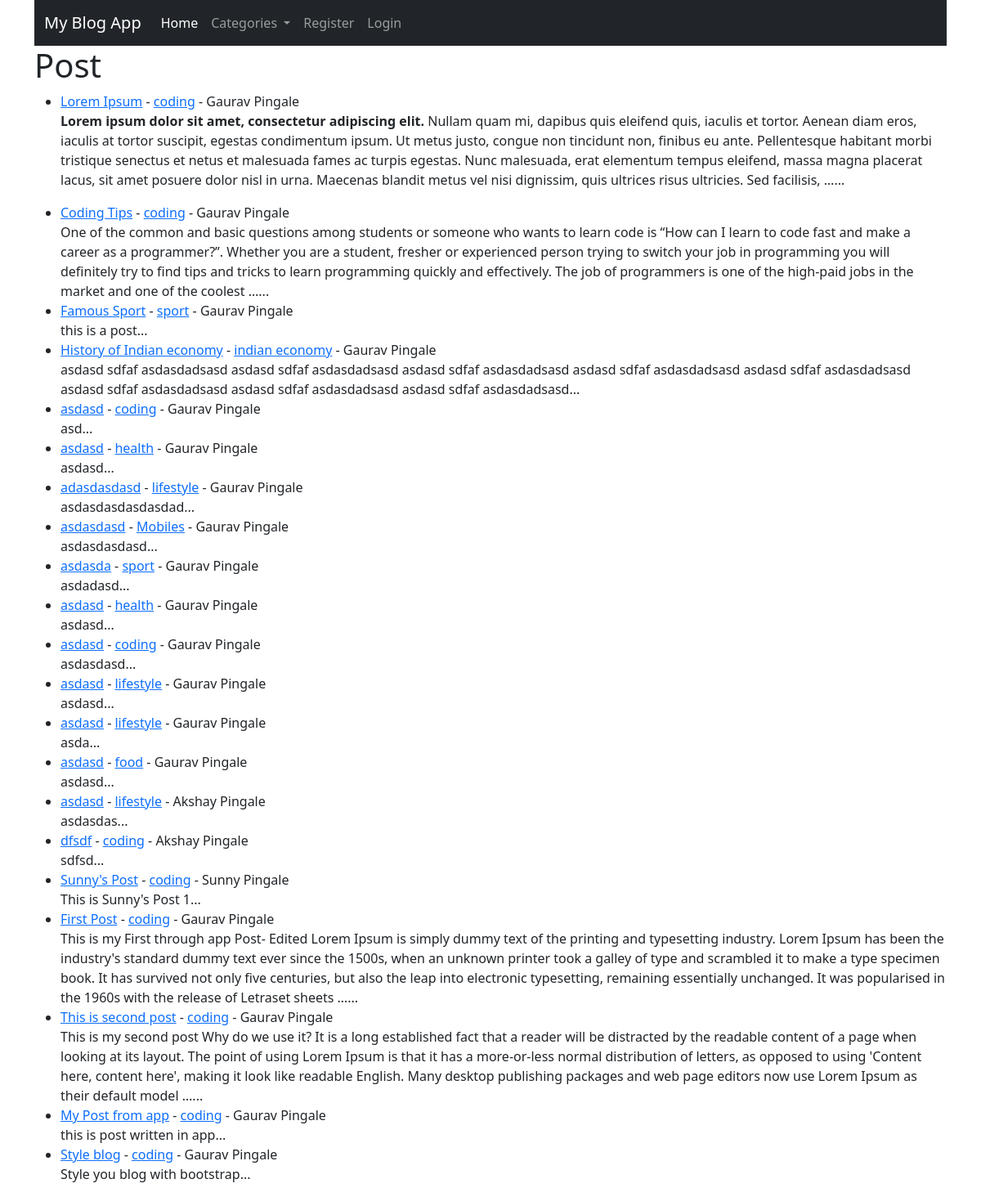
The page / on the database its author committed.
### blogapp/models.py (models this page shows, shortened)
class Post(models.Model):
    title = models.CharField(max_length=255)
    author = models.ForeignKey(User,on_delete=models.CASCADE)
    body = models.TextField()
    publish_date = models.DateField(auto_now_add=True)
    category = models.CharField(max_length=100)

### blogapp/views.py (the view)
# urls.py: path('',views.HomeView.as_view(),name="home" ),
class HomeView(ListView):
    model = Post
    template_name = 'blogapp/home.html'
    ordering = ['-publish_date']
    def get_context_data(self,*args, **kwargs):
        context = super().get_context_data(*args,**kwargs)
        context['categories']= Category.objects.all()
        return context

### blogapp/models.py (called while the page is built)
    def __str__(self):
        return self.name

### blogapp/templates/blogapp/home.html (shortened to what this page needs)
{% extends 'blogapp/base.html' %}
{% block content %}
    <h1>Post</h1>
    <ul>
        {% for post in object_list %}
            <li> <a href="{% url 'article' post.id %}">{{post.title}}</a> - <a href="{% url 'category' post.category|slugify %}">{{post.category}}</a> - {{post.author.first_name}} {{post.author.last_name}}<br>
            {{post.body|safe|truncatewords:80}}...</li>
        {% endfor %}
    </ul>
{% endblock %}

### rows shown on the page
Post: title "Lorem Ipsum", category "coding", author.first_name "Gaurav", author.last_name "Pingale", body "Lorem ipsum dolor sit amet, consectetur adipiscing elit. Nullam quam mi, dapibus quis eleifend quis, iaculis et tortor. Aenean diam eros, iaculis at tortor suscipit, egestas condimentum ipsum. Ut metus justo, congue non tincidunt non, finibus eu ante. Pellentesque habitant morbi tristique senectus et netus et malesuada fames ac turpis egestas. Nunc malesuada, erat elementum tempus eleifend, massa magna placerat lacus, sit amet posuere dolor nisl in urna. Maecenas blandit metus vel nisi dignissim, quis ultrices risus ultricies. Sed facilisis, …"
Post: title "Coding Tips", category "coding", author.first_name "Gaurav", author.last_name "Pingale", body "One of the common and basic questions among students or someone who wants to learn code is “How can I learn to code fast and make a career as a programmer?”. Whether you are a student, fresher or experienced person trying to switch your job in programming you will definitely try to find tips and tricks to learn programming quickly and effectively. The job of programmers is one of the high-paid jobs in the market and one of the coolest …"
Post: title "Famous Sport", category "sport", author.first_name "Gaurav", author.last_name "Pingale", body "this is a post"
Post: title "History of Indian economy", category "indian economy", author.first_name "Gaurav", author.last_name "Pingale", body "asdasd sdfaf asdasdadsasd asdasd sdfaf asdasdadsasd asdasd sdfaf asdasdadsasd asdasd sdfaf asdasdadsasd asdasd sdfaf asdasdadsasd asdasd sdfaf asdasdadsasd asdasd sdfaf asdasdadsasd asdasd sdfaf asdasdadsasd"
Post: title "asdasd", category "coding", author.first_name "Gaurav", author.last_name "Pingale", body "asd"
Post: title "asdasd", category "health", author.first_name "Gaurav", author.last_name "Pingale", body "asdasd"
Post: title "adasdasdasd", category "lifestyle", author.first_name "Gaurav", author.last_name "Pingale", body "asdasdasdasdasdad"
Post: title "asdasdasd", category "Mobiles", author.first_name "Gaurav", author.last_name "Pingale", body "asdasdasdasd"
Post: title "asdasda", category "sport", author.first_name "Gaurav", author.last_name "Pingale", body "asdadasd"
Post: title "asdasd", category "health", author.first_name "Gaurav", author.last_name "Pingale", body "asdasd"
Post: title "asdasd", category "coding", author.first_name "Gaurav", author.last_name "Pingale", body "asdasdasd"
Post: title "asdasd", category "lifestyle", author.first_name "Gaurav", author.last_name "Pingale", body "asdasd"
Post: title "asdasd", category "lifestyle", author.first_name "Gaurav", author.last_name "Pingale", body "asda"
Post: title "asdasd", category "food", author.first_name "Gaurav", author.last_name "Pingale", body "asdasd"
Post: title "asdasd", category "lifestyle", author.first_name "Akshay", author.last_name "Pingale", body "asdasdas"
Post: title "dfsdf", category "coding", author.first_name "Akshay", author.last_name "Pingale", body "sdfsd"
Post: title "Sunny's Post", category "coding", author.first_name "Sunny", author.last_name "Pingale", body "This is Sunny's Post 1"
Post: title "First Post", category "coding", author.first_name "Gaurav", author.last_name "Pingale", body "This is my First through app Post- Edited Lorem Ipsum is simply dummy text of the printing and typesetting industry. Lorem Ipsum has been the industry's standard dummy text ever since the 1500s, when an unknown printer took a galley of type and scrambled it to make a type specimen book. It has survived not only five centuries, but also the leap into electronic typesetting, remaining essentially unchanged. It was popularised in the 1960s with the release of Letraset sheets …"
Post: title "This is second post", category "coding", author.first_name "Gaurav", author.last_name "Pingale", body "This is my second post Why do we use it? It is a long established fact that a reader will be distracted by the readable content of a page when looking at its layout. The point of using Lorem Ipsum is that it has a more-or-less normal distribution of letters, as opposed to using 'Content here, content here', making it look like readable English. Many desktop publishing packages and web page editors now use Lorem Ipsum as their default model …"
Post: title "My Post from app", category "coding", author.first_name "Gaurav", author.last_name "Pingale", body "this is post written in app"
Post: title "Style blog", category "coding", author.first_name "Gaurav", author.last_name "Pingale", body "Style you blog with bootstrap"
